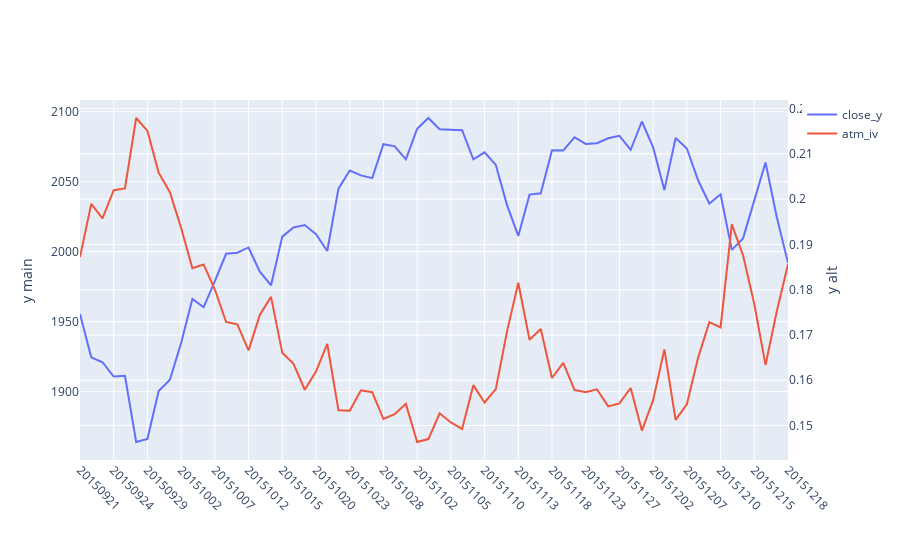

Notebook code cell kept with this figure:
### Code cell
iplot(plotly_plot(
    df_in=df_vols[['settle_date','close_y','atm_iv']],
    x_column='settle_date',yaxis2_cols=['atm_iv']))
